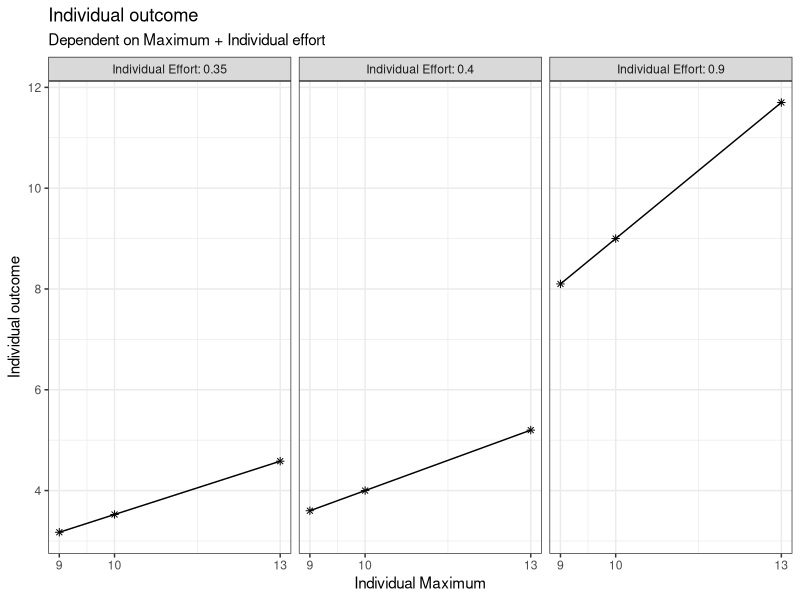
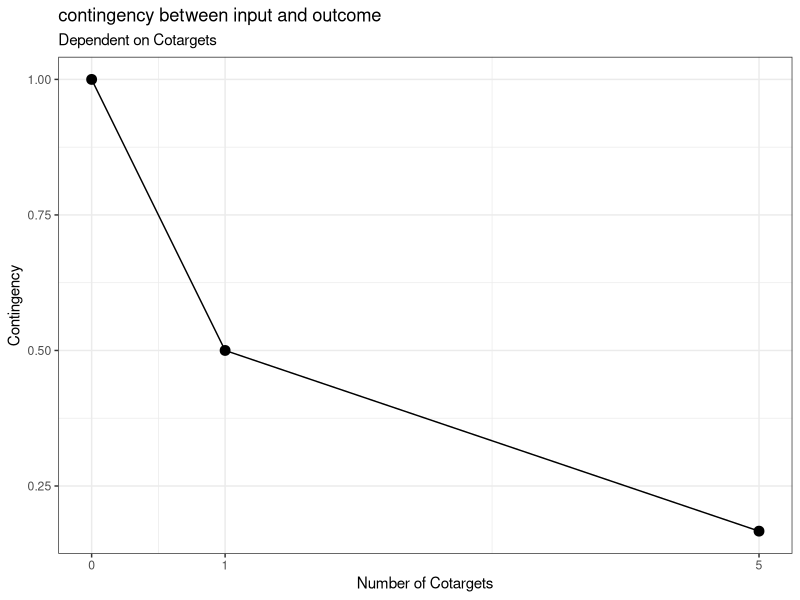
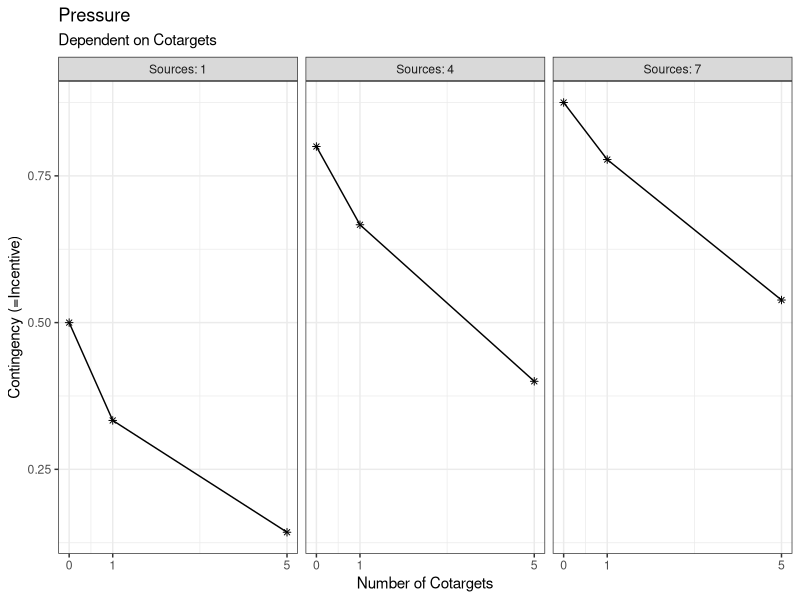
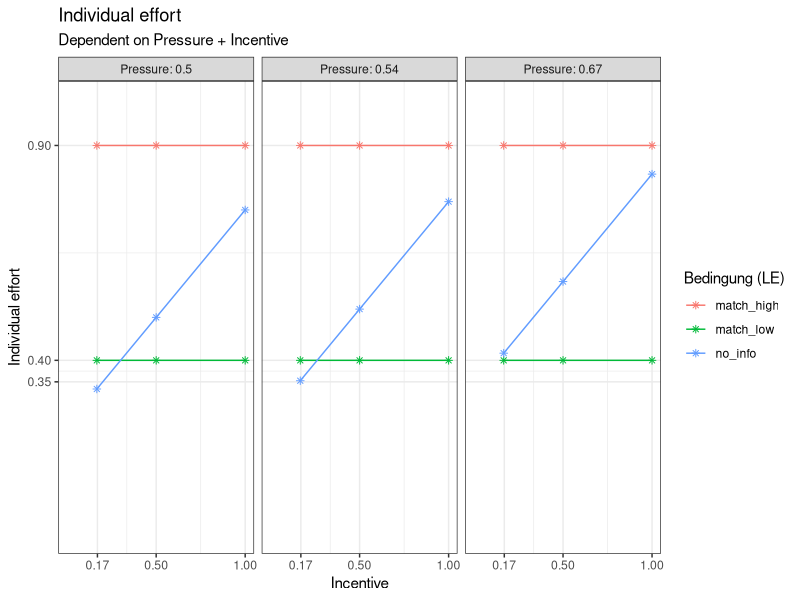
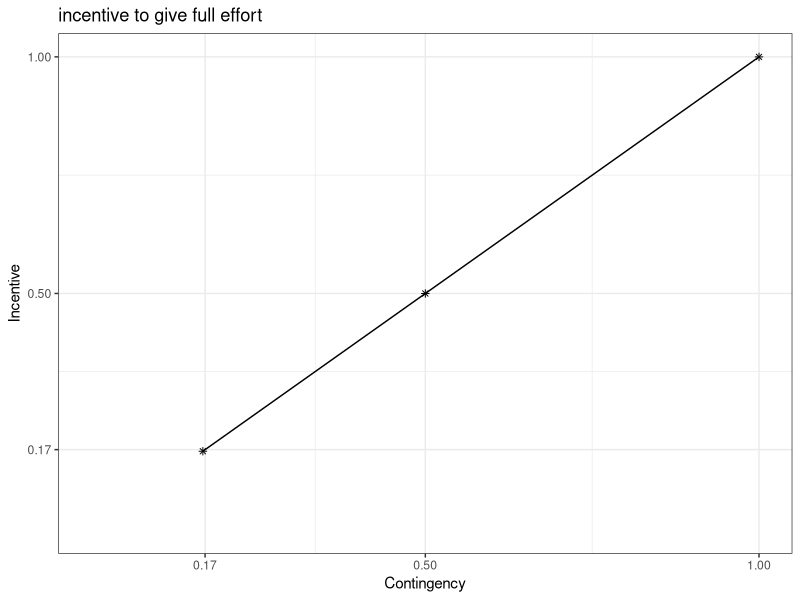

Recreate these plots in R, in order.
###Creating of the base functions to compute the outcome of the simulation later on

# load the necessary libraries
library(ggplot2)
library(dplyr)
library(multcomp)

#' p1 Compute the contingency between input and outcome
#' 
#' @param CT number of people who are also viewed as targets of social pressure. Ranges from 0 to infinite (discrete)
#' 
#' @return (CON) contingency between input and outcome. Ranges from 0 to 1 (continuous)

get_CON <- function(CT) {
  n <- CT + 1
  CON <- 1/n
  return(CON)
}

# (example) check vectorized form:
CT <- c(0, 1, 5)
CON <- get_CON(CT)
CON

# (example) create data for CT 
plot_data_CON <- expand.grid(
  CT = c(0, 1, 5)
)

# (example) compute CON from the CT data
plot_data_CON$CON <- get_CON(
  CT = plot_data_CON$CT
)

# (example) plot a visual graph for the p1-function
plot_p1 <- ggplot(plot_data_CON, aes(x = CT, y = CON)) +
  geom_point(size = 3) +
  labs(title = "contingency between input and outcome", 
       subtitle = "Dependent on Cotargets", 
       y = "Contingency", 
       x = "Number of Cotargets") +
  scale_x_continuous(limits = c(0, 5), breaks = c(0, 1, 5)) +
  theme_bw() +
  geom_line()



#' p2 compute the social pressure on each given target member of the group
#' 
#' @param CT number of people who are also viewed as targets of social impact. Ranges from 0 to infinite (discrete)
#' @param S number of people viewed as source of social pressure. Ranges from 0 to infinite (discrete)
#' 
#' @return (P) social pressure. Ranges from 0 to 1 (continuous)

get_P <- function (CT, S) {
  P <- S/(S+CT+1)
  return(P)
}

# (example) check vectorized form:
CT <- c(0, 1, 5)
S <- c(1, 4, 7)
P <- get_P(CT, S)
P

# (example) create data for CT and S 
plot_data_P <- expand.grid(
  CT = c(0, 1, 5),
  S = c(1, 4, 7)
)

# (example) compute pressure from CT and S
plot_data_P$P <- get_P(
  CT = plot_data_P$CT,
  S = plot_data_P$S
)

# (example) create an extra column for the plotting
plot_data_P$S_label <- paste("Sources:", plot_data_P$S)

# (example) plot a visual graph for the p2-function
plot_p2 <-ggplot(plot_data_P, aes(x = CT, y = P)) +
  geom_point(shape = 8) +
  facet_wrap(~plot_data_P$S_label) +
  labs(title = "Pressure", subtitle = "Dependent on Cotargets", y = "Contingency (=Incentive)", x = "Number of Cotargets") +
  scale_x_continuous(limits = c(0, 5), breaks = c(0, 1, 5)) +
  theme_bw() +
  geom_line()



#' t1 compute the incentive to give full effort
#' 
#' @param CON number of people who are also viewed as targets of social impact. Ranges from 0 to infinite (discrete)
#' 
#' @return (INC) incentive to give full effort. Ranges from 0 to 1 (continuous)

#define the social loafing replication condition

get_INC <- function(CON) {
  INC = CON
  return(INC)
}

# (example) check vectorized form:
INC <- get_INC(CON)
INC

# (example) create data for CT 
plot_data_INC <- expand.grid(
  CON = CON
)

# (example) compute the incentive from CT 
plot_data_INC$INC <- get_INC(
  CON = plot_data_INC$CON
)
# (example) plot a visual graph for the t1-function
plot_t1 <- ggplot(plot_data_INC, aes(x = CON, y = INC)) +
  geom_point(shape = 8) +
  labs(title = "incentive to give full effort", y = "Incentive", x = "Contingency") +
  scale_x_continuous(limits = c(0, 1), breaks = c(round(CON, digits = 2))) +
  scale_y_continuous(limits = c(0, 1), breaks = c(round(INC, digits = 2))) +
  theme_bw() +
  geom_line()


#' t3 transform the EMC condition into loafing expectation
#' 
#' @param EMC Effort condition. ordinal variable with the values "1", "2" or "3"
#' 
#' @return (LE) loafing expectation. ordinal variable with possible values as followed: 
#' "match_low", "no_info", "match_high"

get_LE <- function(EMC) {
  LE <- case_match(EMC,
                    1 ~ "match_low",
                    2 ~ "no_info",
                    3 ~ "match_high"
  )
  return(LE)
}

# (example) check vectorized form:
EMC <- c(1, 2, 3)
LE <- get_LE(EMC)
LE

# no example plot is computed, cause there's nothing to show - with the execution of LE we can see the 
# function is working with vectors 


#' p3 compute the individual effort 
#' 
#' @param INC incentive to give full effort. Ranges from 0 to 1 (continuous)
#' @param P social pressure. Ranges from 0 to 1 (continuous)
#' @param LE loafing expectation. ordinal variable with possible values as followed: 
#' "match_low", "no_info", "match_high"
#' 
#' @return (IE) individual effort. Ranges from 0 to 1 (continuous)

get_IE <- function(INC, P, LE) {
  # the Social Loafing baseline (Latané)
  # whilst CT increases, the output decreases
  loafing_effort <- 0.5 * INC + 0.5 * P
  
  # the effort matching logic
  # we're definign fix values which represent the expectation for the "alone"-
  # condition of other subjects (independent of the current group size)
  final_IE <- case_when(
    # condition: co-Target is not loafing in its "alone"-condition
    LE == "match_high" ~ 0.9, 
    
    # condition: Co-Target is loafing in its "alone"-condition
    LE == "match_low"  ~ 0.4, 
    
    # In der no_info Bedingung greift das klassische Modell (Loafing)
    LE == "no_info"    ~ loafing_effort,
    
    TRUE                ~ loafing_effort
  )
  
  return(final_IE)
}

# (example) check vectorized form:
LE <- c("match_high", "match_low", "no_info")
IE <- get_IE(INC, P, LE)
IE


# (example) create data for INC, P and LE
plot_data_IE <- expand.grid(
  INC = INC,
  P = P,
  LE = c("match_high", "match_low", "no_info")
)

# (example) compute the individual effort from INC, P and LE
plot_data_IE$IE <- get_IE(
  INC = plot_data_IE$INC,
  P = plot_data_IE$P, 
  LE = plot_data_IE$LE
)

# (example) create an extra column for the plotting
plot_data_IE$P_label <- paste("Pressure:", round(plot_data_IE$P, digits = 2))

# (example) plot a visual graph for the p3-function
plot_p3 <- ggplot(plot_data_IE, aes(x = INC, y = IE, color = LE, group = LE)) +
  geom_point(shape = 8) +
  facet_wrap(~P_label) +
  labs(title = "Individual effort", 
       subtitle = "Dependent on Pressure + Incentive", 
       y = "Individual effort", 
       x = "Incentive", 
       color = "Bedingung (LE)") +
  scale_x_continuous(limits = c(0, 1), breaks = c(round(INC, digits = 2))) +
  scale_y_continuous(limits = c(0, 1), breaks = c(round(IE, digits = 2))) +
  theme_bw() +
  geom_line()



#' Superfunction - compute the individual effort with some noise (through all the previous functions)
#' 
#' @param CT number of people who are also viewed as targets of social pressure. Ranges from 0 to infinite (discrete)
#' @param S number of people viewed as source of social pressure. Ranges from 0 to infinite 
#' @param EMC Effort condition. ordinal variable with the values "1", "2" or "3"
#' 
#' @return (IE) individual effort. Ranges from 0 to 1 (continuous)

get_super_IE <- function(CT, S, EMC) {
  LE <- get_LE(EMC)
  CON <- get_CON(CT) 
  P <- get_P(CT, S)
  INC <- get_INC(CON)
  IE <- get_IE(INC, P, LE)
  
  IE <- IE + rnorm(length(IE), mean = 0, sd = 0.3)
  IE[IE > 1] <- 1
  IE[IE < 0] <- 0
  return(IE)
}

# note: we dont need plots for our superfunctions, cause they are not directly labeled in the VAST
# note2: this applies for a check of vectorized forms too... we did that earlier

#' t2-function (manifest) - compute the individual outcome
#' 
#' @param MC maximum capacity to scream. Ranges from 0 to 15 (continuous)
#' @param IE individual effort Ranges from 0 to 1 (continuous)
#' 
#' @return (IO) individual outcome. Ranges from 0 to inf. (continuous)

get_IO <- function(MC, IE) {
  IO <- MC * IE   
  return (IO)
}

# (example) check vectorized form:
MC <- c(9, 10, 13)
IO <- get_IO(MC, IE)
IO

# (example) create data for MC and IE
plot_data_IO <- expand.grid(
  MC = c(9, 10, 13),
  IE = IE
)

# (example) compute the individual effort from MC and IE
plot_data_IO$IO <- get_IO(
  MC = plot_data_IO$MC,
  IE = plot_data_IO$IE
)

# (example) create an extra column for the plotting
plot_data_IO$IE_label <- paste("Individual Effort:", round(plot_data_IO$IE, digits = 2))

# (example) plot a visual graph for the t2-function
plot_IO <- ggplot(plot_data_IO, aes(x = MC, y = IO)) +
  geom_point(shape = 8) +
  facet_wrap(~plot_data_IO$IE_label) +
  labs(title = "Individual outcome", subtitle = "Dependent on Maximum + Individual effort", y = "Individual outcome", x = "Individual Maximum") +
  scale_x_continuous(limits = c(min(MC), max(MC)), breaks = c(round(MC, digits = 2))) +
  scale_y_continuous(limits = c(min(plot_data_IO$IO), max(plot_data_IO$IO)), breaks = pretty(plot_data_IO$IO)) +
  theme_bw() +
  geom_line()


#' Superfunction - compute the individual outcome  (through all the previous functions)
#' 
#' @param CT number of people who are also viewed as targets of social pressure. Ranges from 0 to infinite (discrete)
#' @param S number of people viewed as source of social pressure. Ranges from 0 to infinite (discrete)
#' @param MC maximum capacity to scream. Ranges from 0 to 15 (continuous)
#' 
#' @return (IO) individual outcome. Ranges from 0 to inf (continuous)

get_super_IO <- function(CT, S, MC, EMC){
  IO <- get_super_IE(CT, S, EMC) * MC 
  return (IO)
}

# note: we dont need plots for our superfunctions, cause they are not directly labeled in the VAST
# note2: this applies for a check of vectorized forms too... we did that earlier

# the final simulation for this model can be seen in 02_simulation.R 
